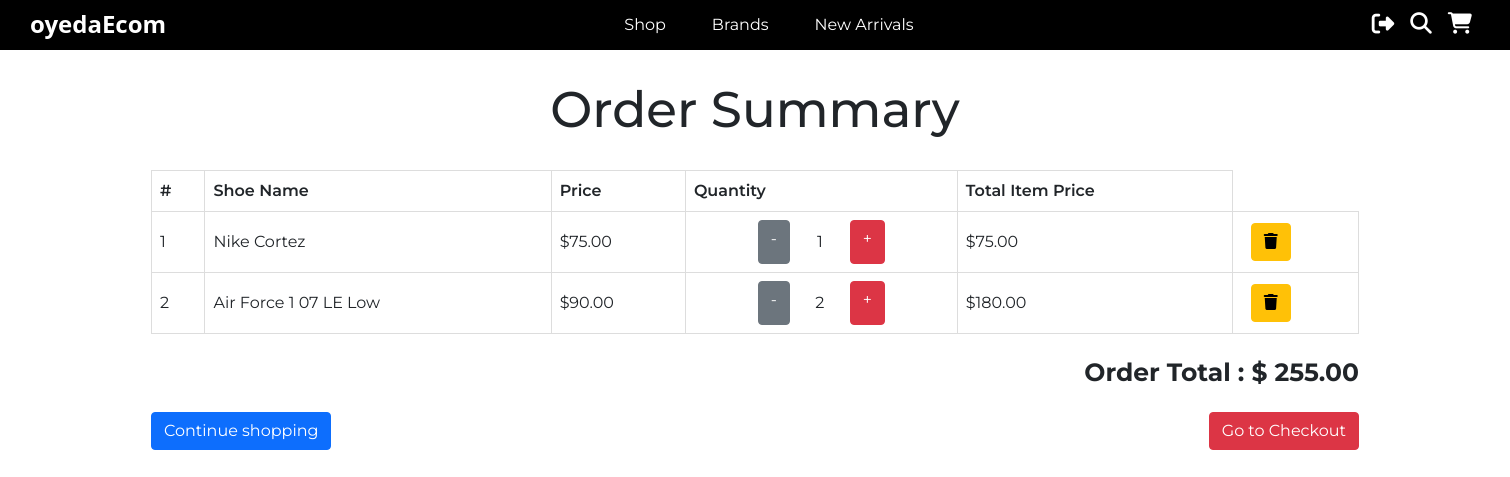
Before: /order-summary/ (signed in) with the older database file.
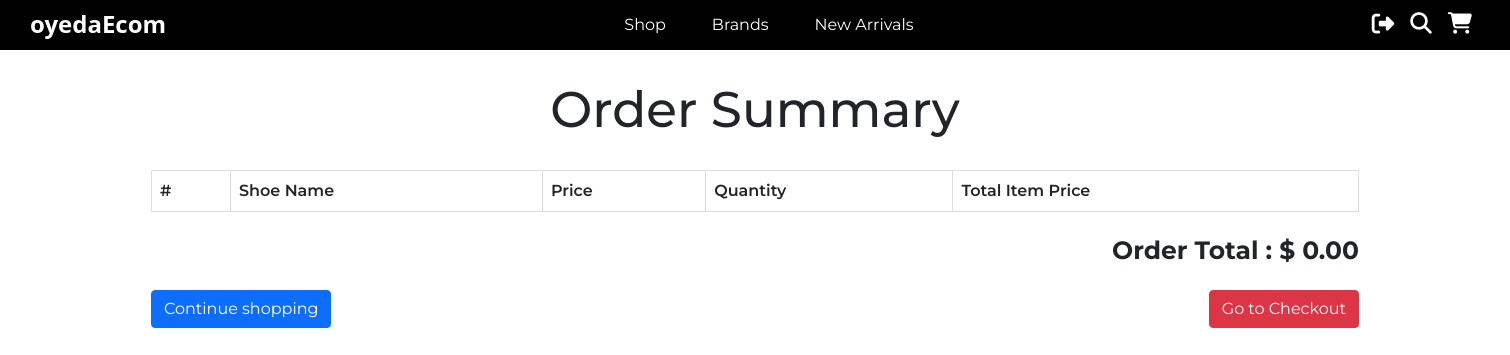
After: the same page with the newer database file.
### oyeda/models.py (models this page shows, shortened)
class OrderedItem(models.Model):
    item = models.ForeignKey(Shoe, on_delete=models.CASCADE, null=True)
    quantity = models.IntegerField(default=1)
    ordered = models.BooleanField(default=False)
    def __str__(self):
        return f"Item: {self.item.name} - Quantity: {self.quantity}"
    def generate_total_price_for_item(self):
        quantity = self.quantity
        price = self.item.price
        item_price = quantity * price
        return item_price

class Shoe(models.Model):
    name = models.CharField(max_length=100)
    price = models.FloatField()
    description = models.TextField()
    brand = models.CharField(max_length=50)
    image = models.ImageField()
    slug = models.SlugField()

class OrderList(models.Model):
    user = models.ForeignKey(get_user_model(), on_delete=models.CASCADE)
    items = models.ManyToManyField(OrderedItem, null=True)
    ordered = models.BooleanField(default=False)
    def get_total_price(self):
        total = 0
        for item in self.items.all():
            total += item.generate_total_price_for_item()
        return total

### oyeda/views.py (the view)
# urls.py: path('order-summary/', views.OrderSummary.as_view(), name='order-summary'),
class OrderSummary(LoginRequiredMixin, View):
    login_url = '/'
    redirect_field_name = 'redirect_to'
    def get(self, request):
        try:
            order = OrderList.objects.get(user=request.user, ordered=False)
            context = {
                'order' : order
            }
            print(order.items.all())
            return render(request, 'order-summary.html', context)
        except ObjectDoesNotExist:
            print("Nope...")
            return redirect('/')

### templates/order-summary.html (shortened to what this page needs)
{% extends 'base.html' %}
{% block content %}
    <h1 style="text-align: center; padding: 15px; margin: 15px; font-size: 50px;">Order Summary</h1>
    <div style="display: flex; justify-content: center; width: 100%">
        <table>
            <thead>
                <tr>
                    <th>#</th>
                    <th>Shoe Name</th>
                    <th>Price</th>
                    <th>Quantity</th>
                    <th>Total Item Price</th>
                </tr>
            </thead>
        {% for order in order.items.all %}
            <tr>
                <td>{{ forloop.counter }}</td>
                <td>{{ order.item.name }}</td>
                <td>${{ order.item.price|floatformat:2 }}</td>
                <td>
                    <div style="display: flex; justify-content: center;">
                        <a href="{% url 'oyeda:remove-from-cart' order.item.slug %}" class="btn btn-secondary">-</a>
                            <div style="width: 60px; padding: 10px 0px 10px 0px; text-align: center;">{{ order.quantity }}</div>
                        <a href="{% url 'oyeda:add-to-cart' order.item.slug %}" class="btn btn-danger">+</a>
                    </div>
                </td>
                <td>${{ order.generate_total_price_for_item|floatformat:2 }}</td>
                <td><a href="{% url 'oyeda:remove-entire-item' order.item.slug %}" style="margin-left: 10px;" class="btn btn-warning"><i class="fas fa-trash"></i></a></td>
            </tr>
        {% endfor %}
        </table>
    </div>
    <div style="font-size: 25px; font-weight: bolder; width: 80%; margin: 20px 10% 20px 10%; text-align: right;">
        Order Total : $ {{ order.get_total_price|floatformat:2 }}
    </div>
    <div style="font-weight: bolder; width: 80%; margin: 20px 10% 20px 10%;">
        <a style="float: left;" class="btn btn-primary" href="{% url 'oyeda:products' %}">Continue shopping</a>
        <a style="float: right;" class="btn btn-danger" href="{% url 'oyeda:checkout' %}">Go to Checkout</a>
    </div>
{% endblock %}

### templates/base.html (shortened to what this page needs)
{% load static %}
<!DOCTYPE html>
<html lang="en">
<head>
    <link href="{% static 'css/styles.css' %}" rel='stylesheet'>
    <link href="https://cdn.jsdelivr.net/npm/bootstrap@5.1.1/dist/css/bootstrap.min.css" rel="stylesheet">
</head>
    <body>
        <nav style='display: flex; justify-content: space-between; background-color: black; height: 50px;'>
            <div class="logo" style="font-weight: 800; font-size: x-large; margin-top: 6px;">
                <a href="#" style="font-family: 'Segoe UI', Tahoma, Geneva, Verdana, sans-serif;">oyedaEcom</a>
            </div>
            <div class='nav-links'>
                <a class='nav-link' href='#'>Shop</a>
                <a class='nav-link' href='#'>Brands</a>
                <a class='nav-link' href='#'>New Arrivals</a>
            </div>
            <div class='icon-links'>
            {% if request.user.is_authenticated %}
                <a href="{% url 'oyeda:user_logout' %}"><i class="icon-1 fas fa-sign-out-alt"></i></a>
            {% else %}
                <a href="{% url 'oyeda:login' %}"><i class="icon-1 fas fa-user-circle"></i></a>
            {% endif %}
                <a href="#"><i class="icon-2 fas fa-search"></i></a>
                <a href="#"><i class="icon-3 fas fa-shopping-cart"></i></a>
            </div>
        </nav>
        {% block content %}
        {% endblock %}
    </body>
</html>

### static/css/styles.css (style rules this page uses)
* { font-family: 'Montserrat', sans-serif; }

### templates/base.html (style rules this page uses)
* { font-family: 'Montserrat', sans-serif; }
nav { display: flex; justify-content: space-between; background-color: black; height: 50px; }
.logo { margin-left: 30px; margin-top: 13px; color: white; }
.nav-links { display: flex; }
.nav-link { margin: 5px 7px 5px 7px; text-decoration: none; color: white; }
.icon-links { margin-top: 13px; float: right; margin-right: 30px; display: flex; }
.icon-1 { margin-right: 8px; color: white; font-size: 22.5px; }
.icon-2, .icon-3 { margin-left: 8px; margin-right: 8px; color: white; font-size: 21.5px; }
table { text-align: center; margin: 0px 10% 0px 10%; width: 80%; }
th { font-weight: 600; }
td, th { border: 1px solid #dddddd; text-align: left; padding: 8px; }
html, body { width: 100%; height: auto; margin: 0px; padding: 0px; overflow-x: hidden; }
a { text-decoration: none; color: white; }

Changed rows visible on the page:
removed OrderedItem: item.name "Nike Cortez", item.price "75.00", quantity "1", generate_total_price_for_item "75.00"
removed OrderedItem: item.name "Air Force 1 07 LE Low", item.price "90.00", quantity "2", generate_total_price_for_item "180.00"
computed for OrderList: get_total_price "255.00" → "0.00"
